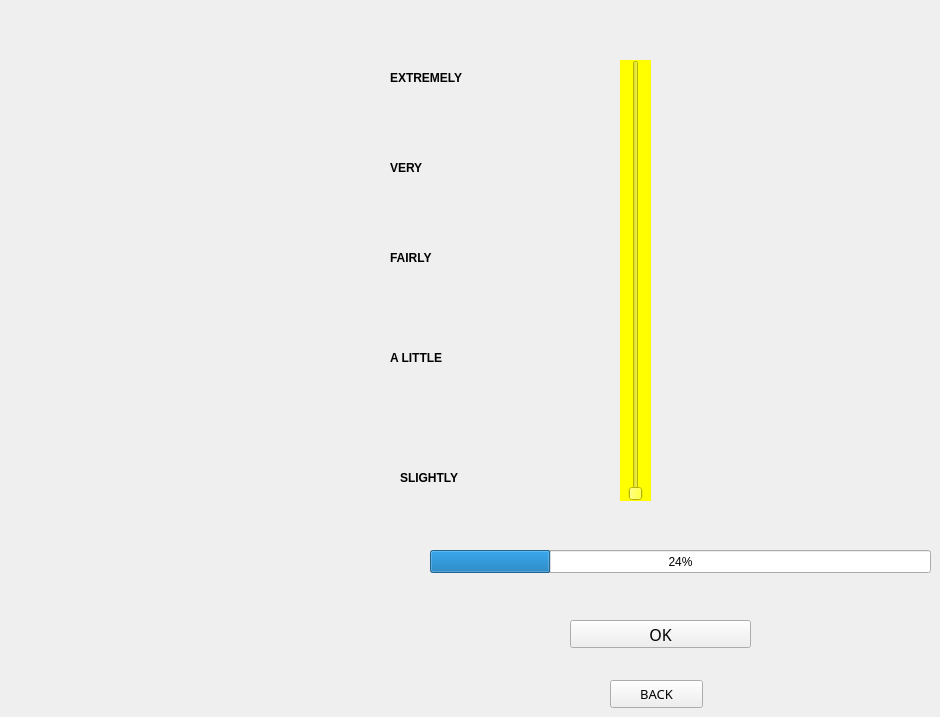
    <widget class="QWidget" name="page_3">
     <widget class="QProgressBar" name="progressBar">
      <property name="geometry">
       <rect>
        <x>430</x>
        <y>550</y>
        <width>501</width>
        <height>23</height>
       </rect>
      </property>
      <property name="value">
       <number>24</number>
      </property>
     </widget>
     <widget class="QPushButton" name="pushButton">
      <property name="geometry">
       <rect>
        <x>570</x>
        <y>620</y>
        <width>181</width>
        <height>28</height>
       </rect>
      </property>
      <property name="font">
       <font>
        <family>MV Boli</family>
        <pointsize>12</pointsize>
        <weight>50</weight>
        <italic>false</italic>
        <bold>false</bold>
       </font>
      </property>
      <property name="styleSheet">
       <string notr="true">font: 12pt &quot;MV Boli&quot;;</string>
      </property>
      <property name="text">
       <string>OK</string>
      </property>
     </widget>
     <widget class="QSlider" name="verticalSlider">
      <property name="geometry">
       <rect>
        <x>620</x>
        <y>60</y>
        <width>31</width>
        <height>441</height>
       </rect>
      </property>
      <property name="styleSheet">
       <string notr="true">background-color: qlineargradient(spread:pad, x1:0, y1:0, x2:1, y2:0, stop:0 rgba(255, 178, 102, 255), stop:0.55 rgba(235, 148, 61, 255), stop:0.98 rgba(0, 0, 0, 255), stop:1 rgba(0, 0, 0, 0));
background-color: rgb(255, 255, 0);</string>
      </property>
      <property name="orientation">
       <enum>Qt::Vertical</enum>
      </property>
     </widget>
     <widget class="QLabel" name="label_">
      <property name="geometry">
       <rect>
        <x>390</x>
        <y>70</y>
        <width>81</width>
        <height>16</height>
       </rect>
      </property>
      <property name="font">
       <font>
        <weight>75</weight>
        <bold>true</bold>
       </font>
      </property>
      <property name="text">
       <string>EXTREMELY</string>
      </property>
     </widget>
     <widget class="QLabel" name="label_4">
      <property name="geometry">
       <rect>
        <x>390</x>
        <y>160</y>
        <width>55</width>
        <height>16</height>
       </rect>
      </property>
      <property name="font">
       <font>
        <weight>75</weight>
        <bold>true</bold>
       </font>
      </property>
      <property name="text">
       <string>VERY</string>
      </property>
     </widget>
     <widget class="QLabel" name="label_5">
      <property name="geometry">
       <rect>
        <x>390</x>
        <y>250</y>
        <width>55</width>
        <height>16</height>
       </rect>
      </property>
      <property name="font">
       <font>
        <weight>75</weight>
        <bold>true</bold>
       </font>
      </property>
      <property name="text">
       <string>FAIRLY</string>
      </property>
     </widget>
     <widget class="QLabel" name="label_6">
      <property name="geometry">
       <rect>
        <x>390</x>
        <y>350</y>
        <width>55</width>
        <height>16</height>
       </rect>
      </property>
      <property name="font">
       <font>
        <weight>75</weight>
        <bold>true</bold>
       </font>
      </property>
      <property name="text">
       <string>A LITTLE</string>
      </property>
     </widget>
     <widget class="QLabel" name="label_7">
      <property name="geometry">
       <rect>
        <x>400</x>
        <y>470</y>
        <width>71</width>
        <height>16</height>
       </rect>
      </property>
      <property name="font">
       <font>
        <weight>75</weight>
        <bold>true</bold>
       </font>
      </property>
      <property name="text">
       <string>SLIGHTLY</string>
      </property>
     </widget>
     <widget class="QPushButton" name="pushButton_21">
      <property name="geometry">
       <rect>
        <x>610</x>
        <y>680</y>
        <width>93</width>
        <height>28</height>
       </rect>
      </property>
      <property name="font">
       <font>
        <family>MV Boli</family>
        <pointsize>10</pointsize>
        <weight>50</weight>
        <italic>false</italic>
        <bold>false</bold>
       </font>
      </property>
      <property name="styleSheet">
       <string notr="true">font: 10pt &quot;MV Boli&quot;;</string>
      </property>
      <property name="text">
       <string>BACK</string>
      </property>
     </widget>
    </widget>
